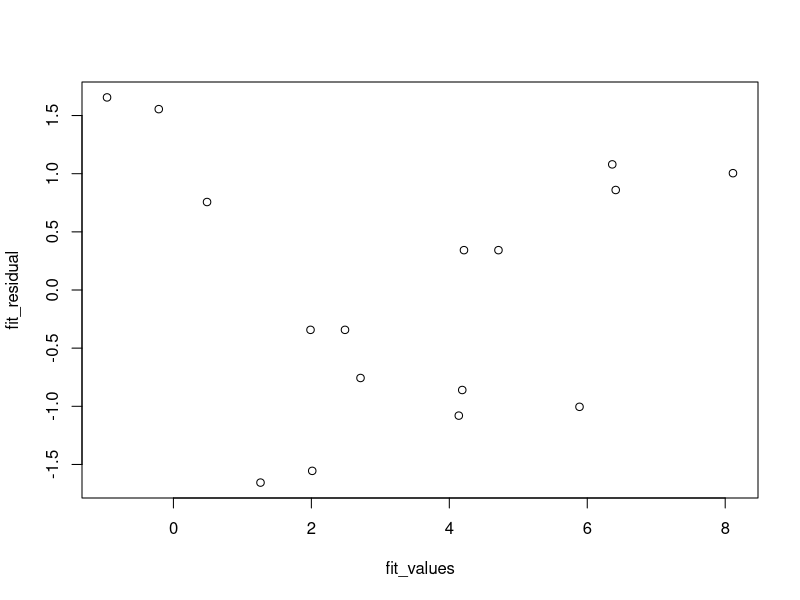

Source code (R):
student = 1:8


Hand_ins_1 = c(8.9, 7.2, 7.1, 5.0, 4.5, 2.1, 0.9, 0.1)

Hand_ins_2 = c(5.1, 3.3, 3.5, 2.2, 1.7, 1.1, 0.9, 0.2)

data = cbind(student, Hand_ins_1, Hand_ins_2)

names(data) = c(student, Hand_ins_1, Hand_ins_2)

Hand_ins_hours = c(Hand_ins_1, Hand_ins_2)
Hand_ins_factor = as.factor(c(rep(1, times = 8), rep(2, times = 8)))
student_factor = as.factor(c(student, student))
data2 = cbind(Hand_ins_hours, Hand_ins_factor, student_factor)

fit = lm(Hand_ins_hours ~ -1 + Hand_ins_factor + student_factor)

fit_values = fitted(fit)

fit_residual = rstudent(fit)
plot(fit_values, fit_residual)

# opgave 2

